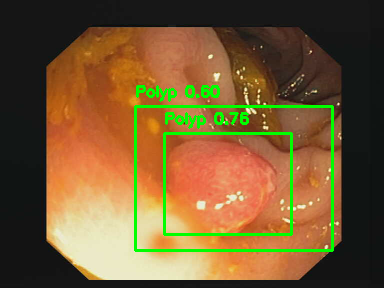
#> input picture unlabelled/bbox/101.png, 384 x 288 px; its folder holds only this picture in this run
$ python transformer_segmentation.py
#> lines starting #> are read from the running program, lines starting #| are printed output that depends on the picture; after the words box and inside, x2 and y2 are one past the last pixel; in counts of white or black regions, pixels touching at a corner belong together
import os
import cv2
import numpy as np
from PIL import Image

INPUT_DIR = "unlabelled/bbox"
OUTPUT_DIR = "unlabelled/segment"

os.makedirs(OUTPUT_DIR, exist_ok=True)


def segment_inside_box(image, bbox):

    x1,y1,x2,y2 = bbox

    crop = image[y1:y2, x1:x2]

    # convert to gray
    gray = cv2.cvtColor(crop, cv2.COLOR_BGR2GRAY)

    # threshold segmentation
    _, mask = cv2.threshold(gray,0,255,
                            cv2.THRESH_BINARY+cv2.THRESH_OTSU)

    return mask


for img_name in os.listdir(INPUT_DIR):

    path = os.path.join(INPUT_DIR, img_name)

    image = cv2.imread(path)
#> image is the input picture: shape (288, 384, 3); mean B, G, R 50.2, 89.8, 118.4

    h,w,_ = image.shape
#> h = 288; w = 384

    # Example bounding box (replace with your predicted box)
    # x1,y1,x2,y2
    bbox = (50,120,200,280)

    mask = np.zeros((h,w), dtype=np.uint8)

    polyp_mask = segment_inside_box(image, bbox)
#> in segment_inside_box, `crop = image[y1:y2, x1:x2]`:
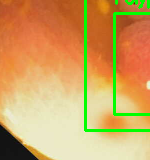
#> crop: shape (160, 150, 3); mean B, G, R 96.4, 162.3, 206.2
#> in segment_inside_box, `gray = cv2.cvtColor(crop, cv2.COLOR_BGR2GRAY)`:
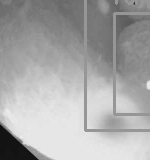
#> gray: shape (160, 150); min 7, max 236, mean 167.9
#> in segment_inside_box, `_, mask = cv2.threshold(gray,0,255, cv2.THRESH_BINARY+cv2.THRESH_OTSU)`:
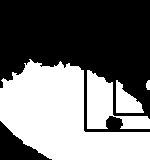
#> mask: shape (160, 150); 45.2% white; 4 white regions, box (x1, y1, x2, y2) and area: (0, 59, 150, 160) 8635, (87, 70, 150, 129) 1660, (116, 80, 144, 113) 530, (146, 80, 150, 90) 34

    x1,y1,x2,y2 = bbox

    mask[y1:y2,x1:x2] = polyp_mask
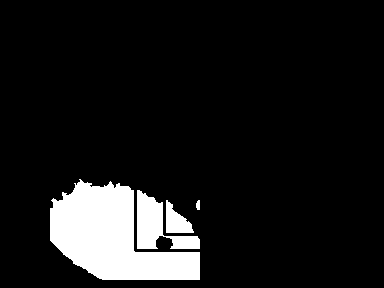
#> mask: shape (288, 384); 9.8% white; 4 white regions, box (x1, y1, x2, y2) and area: (50, 179, 200, 280) 8635, (137, 190, 200, 249) 1660, (166, 200, 194, 233) 530, (196, 200, 200, 210) 34

    save_path = os.path.join(OUTPUT_DIR,img_name)

    cv2.imwrite(save_path, mask)

    print("Saved:", img_name)

$ run again, on unlabelled/bbox/112.png
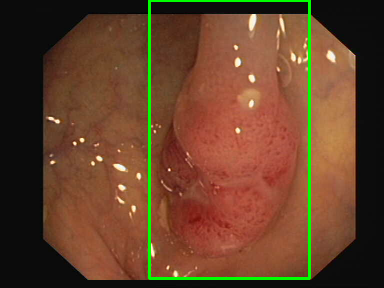
#> input picture unlabelled/bbox/112.png, 384 x 288 px
#> image is the input picture: shape (288, 384, 3); mean B, G, R 41.3, 65.4, 101.6
#> in segment_inside_box, `_, mask = cv2.threshold(gray,0,255, cv2.THRESH_BINARY+cv2.THRESH_OTSU)`:
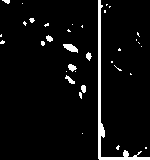
#> mask: shape (160, 150); 4.9% white; 35 white regions (26 under 20 px), largest, box (x1, y1, x2, y2) and area: (98, 0, 150, 160) 724, (63, 44, 78, 53) 81, (68, 64, 77, 72) 44
#> `mask[y1:y2,x1:x2] = polyp_mask`:
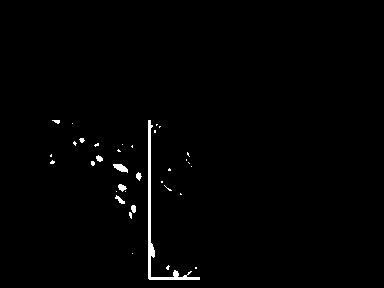
#> mask: shape (288, 384); 1.1% white; 35 white regions (26 under 20 px), largest, box (x1, y1, x2, y2) and area: (148, 120, 200, 280) 724, (113, 164, 128, 173) 81, (118, 184, 127, 192) 44

$ run again, on unlabelled/bbox/125.png
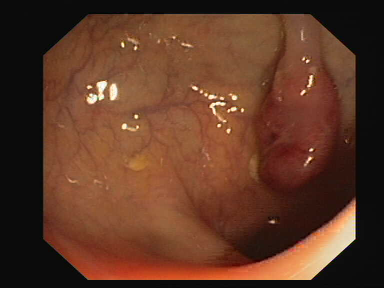
#> input picture unlabelled/bbox/125.png, 384 x 288 px
#> image is the input picture: shape (288, 384, 3); mean B, G, R 37.8, 56.4, 95
#> in segment_inside_box, `_, mask = cv2.threshold(gray,0,255, cv2.THRESH_BINARY+cv2.THRESH_OTSU)`:
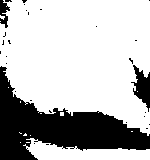
#> mask: shape (160, 150); 72.9% white; 29 black regions (26 under 20 px), largest, box (x1, y1, x2, y2) and area: (0, 66, 150, 160) 5814, (131, 65, 150, 112) 446, (0, 0, 10, 28) 156
#> `mask[y1:y2,x1:x2] = polyp_mask`:
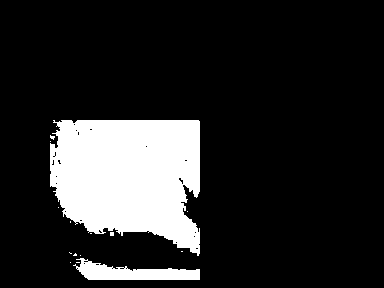
#> mask: shape (288, 384); 15.8% white; 15 white regions (13 under 20 px), largest, box (x1, y1, x2, y2) and area: (50, 120, 200, 256) 15932, (73, 258, 200, 280) 1509

$ run again, on unlabelled/bbox/131.png
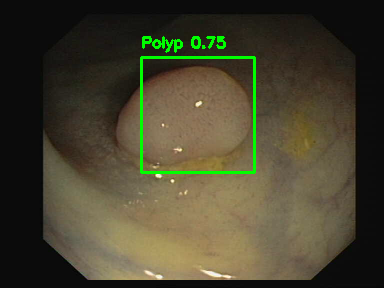
#> input picture unlabelled/bbox/131.png, 384 x 288 px
#> image is the input picture: shape (288, 384, 3); mean B, G, R 45.8, 66.6, 70.5
#> in segment_inside_box, `_, mask = cv2.threshold(gray,0,255, cv2.THRESH_BINARY+cv2.THRESH_OTSU)`:
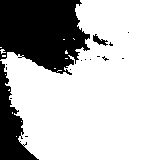
#> mask: shape (160, 150); 72% white; 16 black regions (13 under 20 px), largest, box (x1, y1, x2, y2) and area: (0, 0, 90, 75) 5023, (0, 61, 39, 160) 1588, (93, 34, 108, 46) 78
#> `mask[y1:y2,x1:x2] = polyp_mask`:
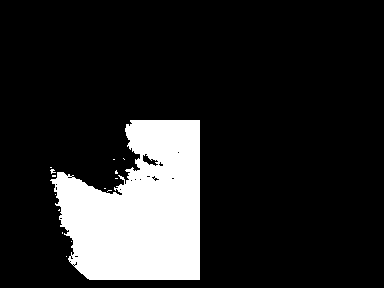
#> mask: shape (288, 384); 15.6% white; 15 white regions (14 under 20 px), largest, box (x1, y1, x2, y2) and area: (50, 120, 200, 280) 17213

$ run again, on unlabelled/bbox/103.png
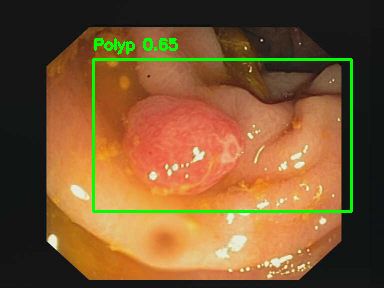
#> input picture unlabelled/bbox/103.png, 384 x 288 px
#> image is the input picture: shape (288, 384, 3); mean B, G, R 48.1, 87.4, 123.9
#> `mask[y1:y2,x1:x2] = polyp_mask`:
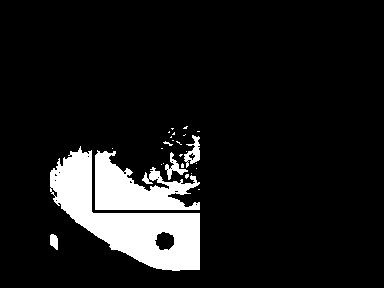
#> mask: shape (288, 384); 10.2% white; 27 white regions (21 under 20 px), largest, box (x1, y1, x2, y2) and area: (50, 146, 200, 271) 7230, (95, 150, 200, 210) 3424, (184, 135, 200, 168) 250, (165, 152, 188, 180) 197, (50, 234, 58, 250) 100, (163, 141, 173, 146) 20
